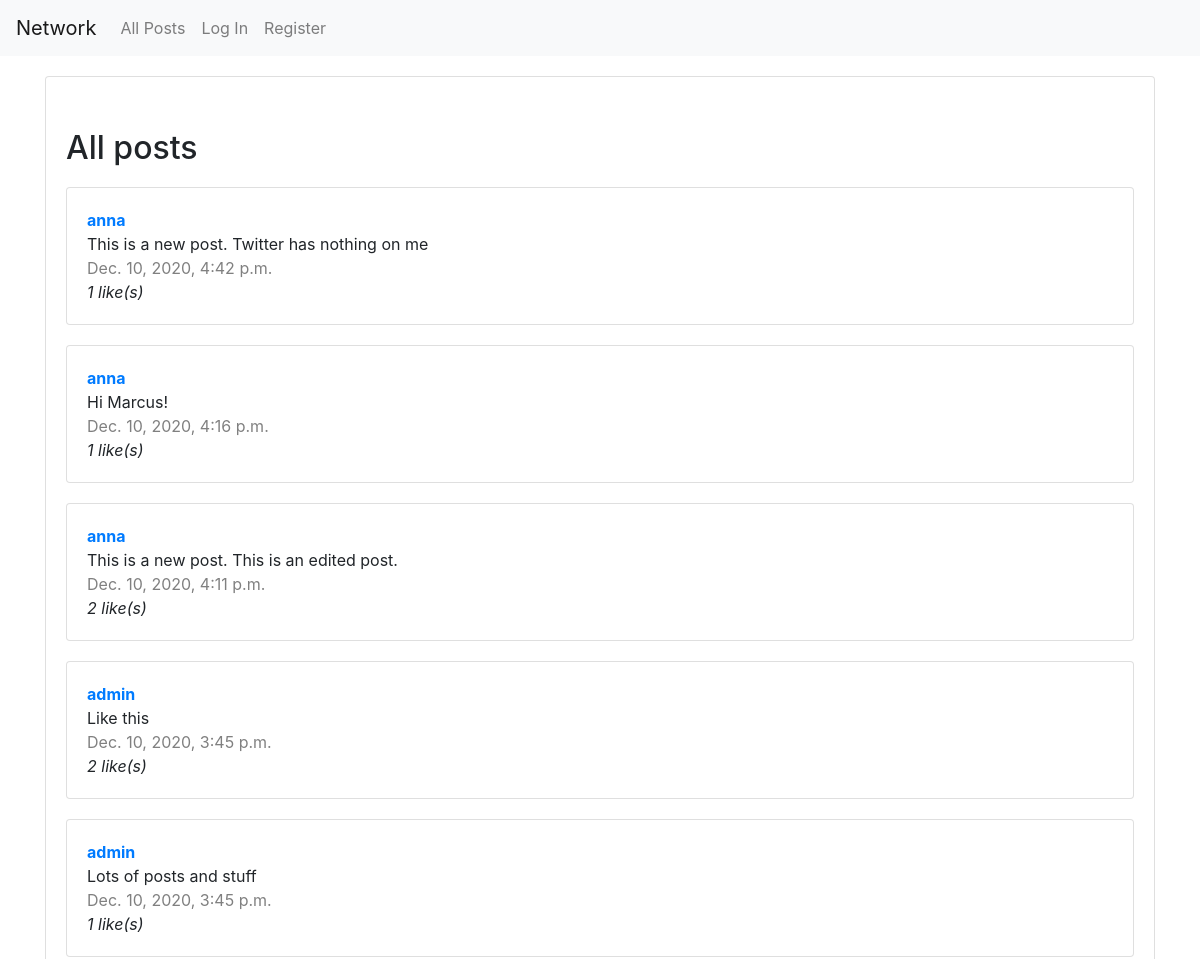
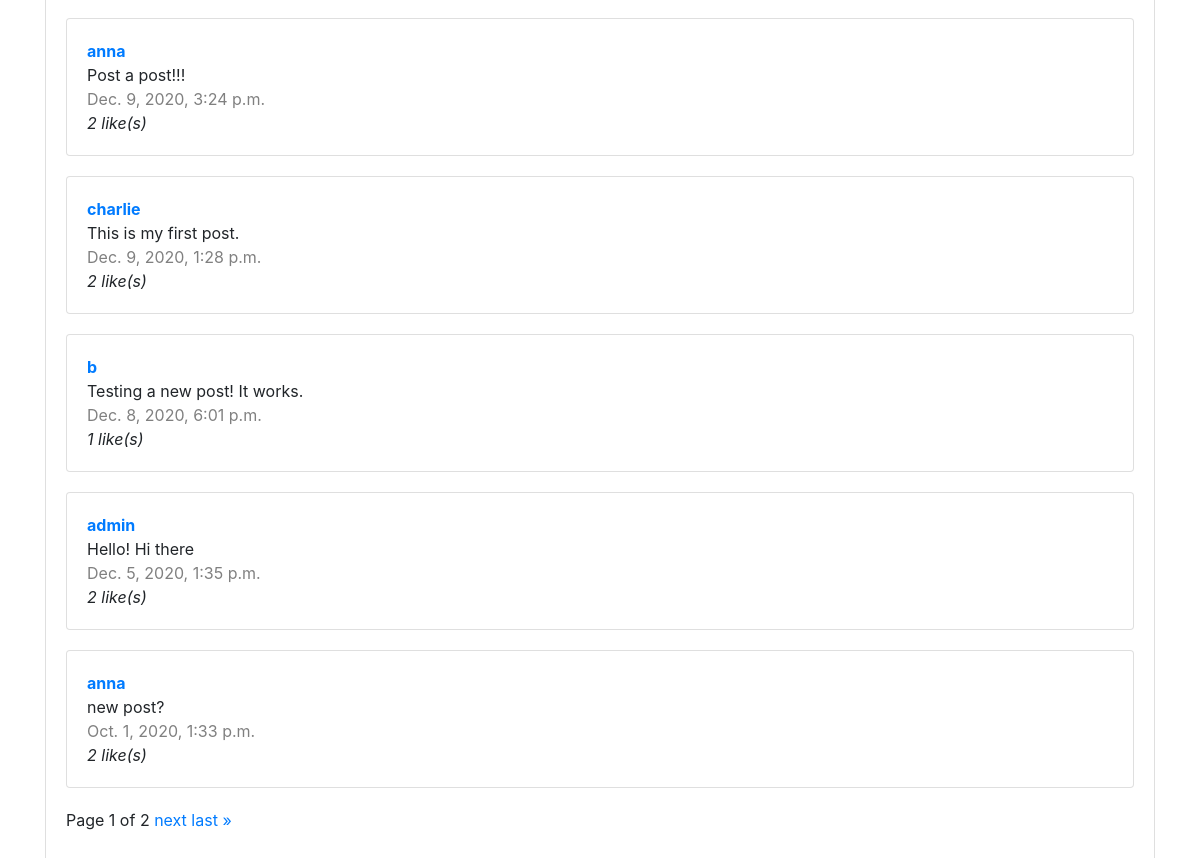
The page / on the database its author committed (2 pictures, top to bottom).
### network/models.py (models this page shows, shortened)
class Post(models.Model):
    user = models.ForeignKey(User, on_delete=models.CASCADE)
    text = models.TextField(max_length=240)
    likes = models.ManyToManyField(User, blank=True, related_name="liked_user")
    timestamp = models.DateTimeField(auto_now_add=True)

class User(AbstractUser):
    likes = models.ManyToManyField("Post", blank=True, related_name="liked_post")
    followers = models.ManyToManyField("self", blank="True", symmetrical=False, related_name="following")

### network/views.py (the view)
# urls.py: path("", views.index, name="index"),
def index(request):
    post_list = Post.objects.all().order_by("-timestamp")
    paginator = Paginator(post_list, 10)
    page_number = request.GET.get('page')
    page_obj = paginator.get_page(page_number)
    return render(request, "network/index.html", {
        "page_obj": page_obj,
    })

### network/templates/network/index.html (shortened to what this page needs)
{% extends "network/layout.html" %}
{% block body %}
<div class="card">
    <div id="posts-view">
        <h2>All posts</h2>
        {% for post in page_obj %}
        <div class="card" id="post-{{ post.id }}">
            <span id="username"><a href="{% url 'profile' post.user %}">{{ post.user }}</a></span>
            <span id="text">{{ post.text }}</span>
            <span id="timestamp">{{ post.timestamp }}</span>
            <span id="likes">
                <span class="likescount" data-id="{{ post.likes.count }}"
                {% if request.user in post.likes.all %}
                data-is_liked="yes"
                {% else %}
                data-is_liked="no"
                {% endif %}>
                {{ post.likes.count }}
                </span> like(s)
            </span>
        </div>
        {% endfor %}
    </div>
    <div class="pagination">
        <span class="step-links">
            <span class="current">
                Page {{ page_obj.number }} of {{ page_obj.paginator.num_pages }}
            </span>
            {% if page_obj.has_next %}
                <a href="?page={{ page_obj.next_page_number }}">next</a>
                <a href="?page={{ page_obj.paginator.num_pages }}">last &raquo;</a>
            {% endif %}
        </span>
    </div>
{% endblock %}

### network/templates/network/layout.html (shortened to what this page needs)
{% load static %}
<!DOCTYPE html>
<html lang="en">
    <head>
        <link rel="stylesheet" href="https://stackpath.bootstrapcdn.com/bootstrap/4.4.1/css/bootstrap.min.css">
        <link href="{% static 'network/styles.css' %}" rel="stylesheet">
    </head>
    <body>
        <nav class="navbar navbar-expand-lg navbar-light bg-light">
            <a class="navbar-brand" href="/">Network</a>
            <div>
              <ul class="navbar-nav mr-auto">
                <li class="nav-item">
                  <a class="nav-link" href="{% url 'index' %}">All Posts</a>
                </li>
                {% if user.is_authenticated %}
                    <li class="nav-item">
                        <a class="nav-link" href="{% url 'following' user.username %}">Following</a>
                    </li>
                    <li class="nav-item">
                        <a class="nav-link" href="{% url 'logout' %}">Log Out</a>
                    </li>
                {% else %}
                    <li class="nav-item">
                        <a class="nav-link" href="{% url 'login' %}">Log In</a>
                    </li>
                    <li class="nav-item">
                        <a class="nav-link" href="{% url 'register' %}">Register</a>
                    </li>
                {% endif %}
              </ul>
            </div>
          </nav>
        <div class="container">
            {% block body %}
            {% endblock %}
        </div>
    </body>
</html>

### network/static/network/styles.css (style rules this page uses)
.card { padding: 20px; margin: 20px 0; }
#timestamp { color: grey; }
#username { font-weight: bold; }
.pagination { margin-bottom: 2em; }
h1, h2 { margin-top: 1em; }
#likes { font-style: italic; }

### rows shown on the page
Post: user "anna", text "This is a new post. Twitter has nothing on me", timestamp "Dec. 10, 2020, 4:42 p.m.", likes.count "1"
Post: user "anna", text "Hi Marcus!", timestamp "Dec. 10, 2020, 4:16 p.m.", likes.count "1"
Post: user "anna", text "This is a new post. This is an edited post.", timestamp "Dec. 10, 2020, 4:11 p.m.", likes.count "2"
Post: user "admin", text "Like this", timestamp "Dec. 10, 2020, 3:45 p.m.", likes.count "2"
Post: user "admin", text "Lots of posts and stuff", timestamp "Dec. 10, 2020, 3:45 p.m.", likes.count "1"
Post: user "anna", text "Post a post!!!", timestamp "Dec. 9, 2020, 3:24 p.m.", likes.count "2"
Post: user "charlie", text "This is my first post.", timestamp "Dec. 9, 2020, 1:28 p.m.", likes.count "2"
Post: user "b", text "Testing a new post! It works.", timestamp "Dec. 8, 2020, 6:01 p.m.", likes.count "1"
Post: user "admin", text "Hello! Hi there", timestamp "Dec. 5, 2020, 1:35 p.m.", likes.count "2"
Post: user "anna", text "new post?", timestamp "Oct. 1, 2020, 1:33 p.m.", likes.count "2"

### other values the page prints
{{ page_obj.number }} "1"
{{ page_obj.paginator.num_pages }} "2"
